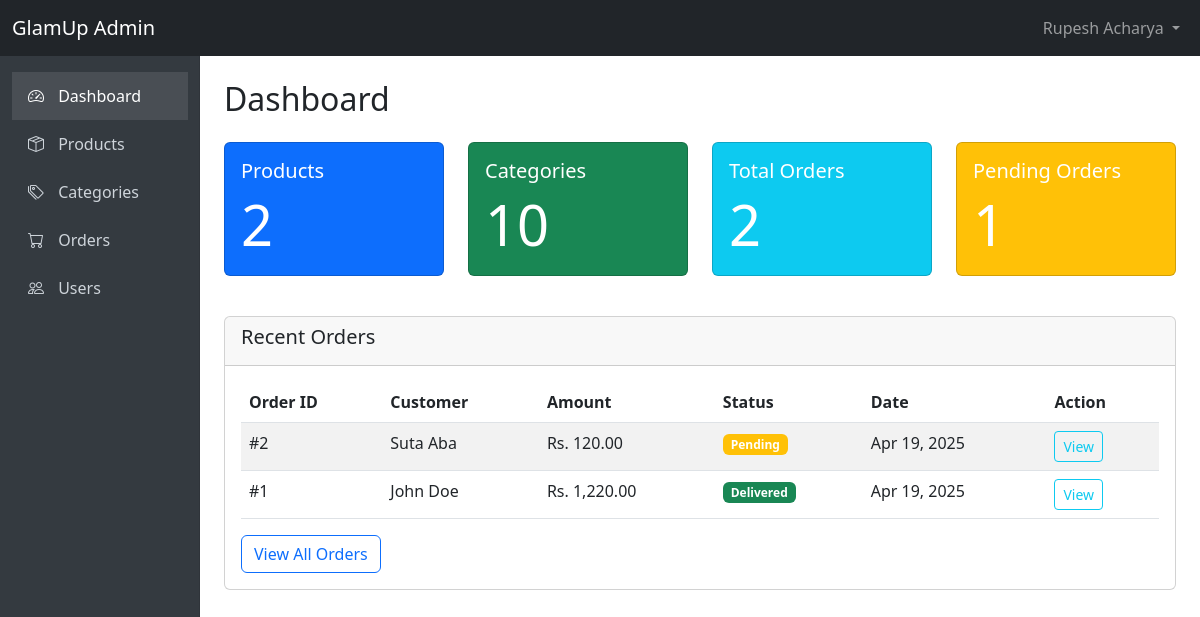
/admin/dashboard.php (signed in), run on the app's committed database.
### tables this page shows
CREATE TABLE `orders` (
  `id` int(11) NOT NULL,
  `user_id` int(11) NOT NULL,
  `vendor_id` int(11) DEFAULT NULL,
  `total_amount` decimal(10,2) NOT NULL,
  `status` enum('pending','shipped','delivered','cancelled') DEFAULT 'pending',
  `address_id` int(11) DEFAULT NULL,
  `created_at` timestamp NOT NULL DEFAULT current_timestamp()
);

CREATE TABLE `users` (
  `id` int(11) NOT NULL,
  `name` varchar(255) NOT NULL,
  `email` varchar(255) NOT NULL,
  `password` varchar(255) NOT NULL,
  `role` enum('user','vendor','admin') DEFAULT 'user',
  `created_at` timestamp NOT NULL DEFAULT current_timestamp()
);

### admin/dashboard.php (the view, shortened to what this page needs)
<?php
include 'includes/header.php';
include 'auth-helper.php';
$stats = [
    'products' => 0,
    'categories' => 0,
    'orders' => 0,
    'orders_pending' => 0
];
$result = $conn->query("SELECT COUNT(*) as count FROM products");
if ($result) {
    $row = $result->fetch_assoc();
    $stats['products'] = $row['count'];
}
$result = $conn->query("SELECT COUNT(*) as count FROM categories");
if ($result) {
    $row = $result->fetch_assoc();
    $stats['categories'] = $row['count'];
}
$result = $conn->query("SELECT COUNT(*) as count FROM orders");
if ($result) {
    $row = $result->fetch_assoc();
    $stats['orders'] = $row['count'];
}
$result = $conn->query("SELECT COUNT(*) as count FROM orders WHERE status = 'pending'");
if ($result) {
    $row = $result->fetch_assoc();
    $stats['orders_pending'] = $row['count'];
}
$recent_orders = [];
$result = $conn->query("SELECT o.*, u.name as customer_name
                       FROM orders o
                       JOIN users u ON o.user_id = u.id
                       ORDER BY o.created_at DESC LIMIT 5");
if ($result) {
    while ($row = $result->fetch_assoc()) {
        $recent_orders[] = $row;
    }
}
?>
<h1 class="h2 dashboard-title">Dashboard</h1>
<div class="row mb-4">
    <div class="col-md-3">
        <div class="card text-white bg-primary mb-3">
            <div class="card-body">
                <h5 class="card-title">Products</h5>
                <p class="card-text display-4"><?php echo $stats['products']; ?></p>
            </div>
        </div>
    </div>
    <div class="col-md-3">
        <div class="card text-white bg-success mb-3">
            <div class="card-body">
                <h5 class="card-title">Categories</h5>
                <p class="card-text display-4"><?php echo $stats['categories']; ?></p>
            </div>
        </div>
    </div>
    <div class="col-md-3">
        <div class="card text-white bg-info mb-3">
            <div class="card-body">
                <h5 class="card-title">Total Orders</h5>
                <p class="card-text display-4"><?php echo $stats['orders']; ?></p>
            </div>
        </div>
    </div>
    <div class="col-md-3">
        <div class="card text-white bg-warning mb-3">
            <div class="card-body">
                <h5 class="card-title">Pending Orders</h5>
                <p class="card-text display-4"><?php echo $stats['orders_pending']; ?></p>
            </div>
        </div>
    </div>
</div>
<div class="row">
    <div class="col-md-12">
        <div class="card">
            <div class="card-header">
                <h5>Recent Orders</h5>
            </div>
            <div class="card-body">
                <div class="table-responsive">
                    <table class="table table-striped">
                        <thead>
                            <tr>
                                <th>Order ID</th>
                                <th>Customer</th>
                                <th>Amount</th>
                                <th>Status</th>
                                <th>Date</th>
                                <th>Action</th>
                            </tr>
                        </thead>
                        <tbody>
                            <?php if (empty($recent_orders)): ?>
                                <tr>
                                    <td colspan="6" class="text-center">No orders found</td>
                                </tr>
                            <?php else: ?>
                                <?php foreach ($recent_orders as $order): ?>
                                    <tr>
                                        <td>#<?php echo $order['id']; ?></td>
                                        <td><?php echo htmlspecialchars($order['customer_name']); ?></td>
                                        <td>Rs. <?php echo number_format($order['total_amount'], 2); ?></td>
                                        <td>
                                            <span class="badge bg-<?php
                                                echo ($order['status'] == 'delivered') ? 'success' :
                                                    (($order['status'] == 'pending') ? 'warning' :
                                                    (($order['status'] == 'shipped') ? 'info' : 'danger'));
                                            ?>">
                                                <?php echo ucfirst($order['status']); ?>
                                            </span>
                                        </td>
                                        <td><?php echo date('M d, Y', strtotime($order['created_at'])); ?></td>
                                        <td>
                                            <a href="order-details.php?id=<?php echo $order['id']; ?>" class="btn btn-sm btn-outline-info">View</a>
                                        </td>
                                    </tr>
                                <?php endforeach; ?>
                            <?php endif; ?>
                        </tbody>
                    </table>
                </div>
                <a href="orders.php" class="btn btn-outline-primary">View All Orders</a>
            </div>
        </div>
    </div>
</div>
<?php include 'includes/footer.php'; ?>

### admin/includes/header.php (style rules this page uses)
body { min-height: 100vh; display: flex; flex-direction: column; }
.dashboard-title { font-weight: 300; margin-bottom: 1.5rem; }

### data on the page
orders: id "2", user.name "Suta Aba", total_amount "120.00", status "Pending", created_at "Apr 19, 2025"
orders: id "1", user.name "John Doe", total_amount "1,220.00", status "Delivered", created_at "Apr 19, 2025"

### other printed values
$_SESSION['admin_name'] "Rupesh Acharya"
$stats['products'] "2"
$stats['categories'] "10"
$stats['orders'] "2"
$stats['orders_pending'] "1"
